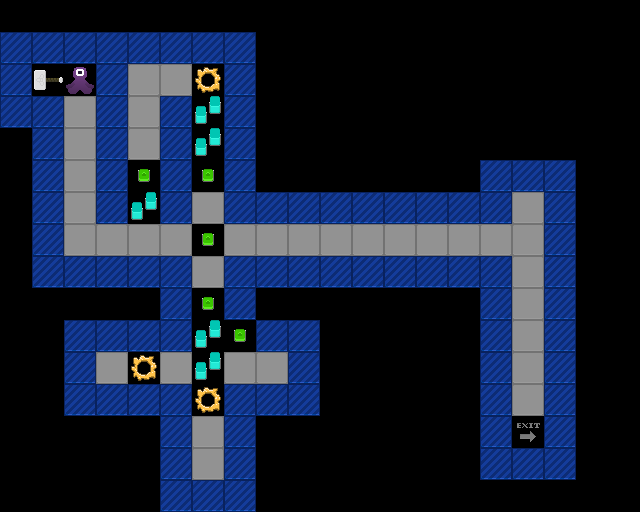

A 2D game scene composited from a Tiled map and its tileset images. What follows is a short description and the map's XML, with every tile layer's data as written:
An orthogonal 20x16 tile map with 32x32 px tiles, 1 tile layer (Tile Layer 1).

<map version="1.5" tiledversion="1.7.0" orientation="orthogonal" renderorder="right-down" width="20" height="16" tilewidth="32" tileheight="32" infinite="0" nextlayerid="2" nextobjectid="1">
 <tileset firstgid="1" source="project-mjolnir.tsx" />
 <layer id="1" name="Tile Layer 1" width="20" height="16">
  <data encoding="csv">
0,0,0,0,0,0,0,0,0,0,0,0,0,0,0,0,0,0,0,0,
4,4,4,4,4,4,4,4,0,0,0,0,0,0,0,0,0,0,0,0,
4,47,50,4,3,3,2,4,0,0,0,0,0,0,0,0,0,0,0,0,
4,4,3,4,3,4,6,4,0,0,0,0,0,0,0,0,0,0,0,0,
0,4,3,4,3,4,6,4,0,0,0,0,0,0,0,0,0,0,0,0,
0,4,3,4,5,4,5,4,0,0,0,0,0,0,0,4,4,4,0,0,
0,4,3,4,6,4,3,4,4,4,4,4,4,4,4,4,3,4,0,0,
0,4,3,3,3,3,5,3,3,3,3,3,3,3,3,3,3,4,0,0,
0,4,4,4,4,4,3,4,4,4,4,4,4,4,4,4,3,4,0,0,
0,0,0,0,0,4,5,4,0,0,0,0,0,0,0,4,3,4,0,0,
0,0,4,4,4,4,6,5,4,4,0,0,0,0,0,4,3,4,0,0,
0,0,4,3,2,3,6,3,3,4,0,0,0,0,0,4,3,4,0,0,
0,0,4,4,4,4,2,4,4,4,0,0,0,0,0,4,3,4,0,0,
0,0,0,0,0,4,3,4,0,0,0,0,0,0,0,4,8,4,0,0,
0,0,0,0,0,4,3,4,0,0,0,0,0,0,0,4,4,4,0,0,
0,0,0,0,0,4,4,4,0,0,0,0,0,0,0,0,0,0,0,0
</data>
 </layer>
</map>
